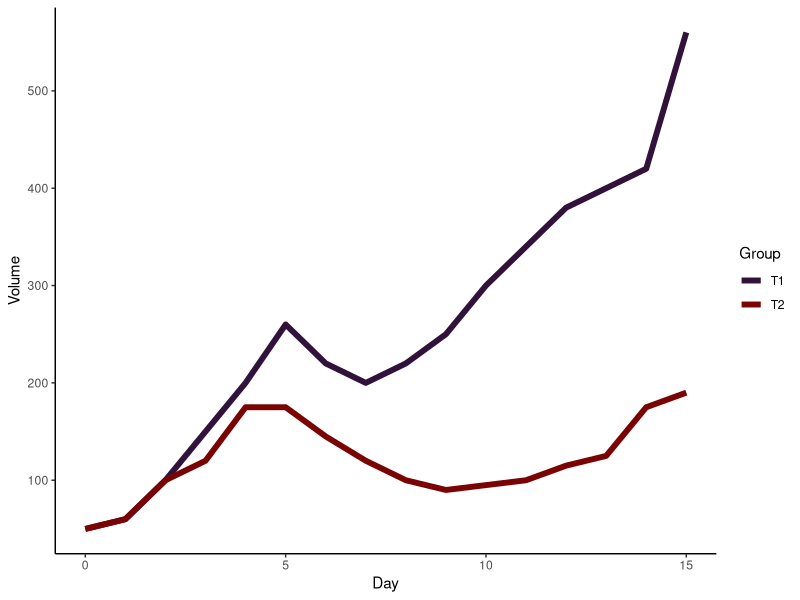
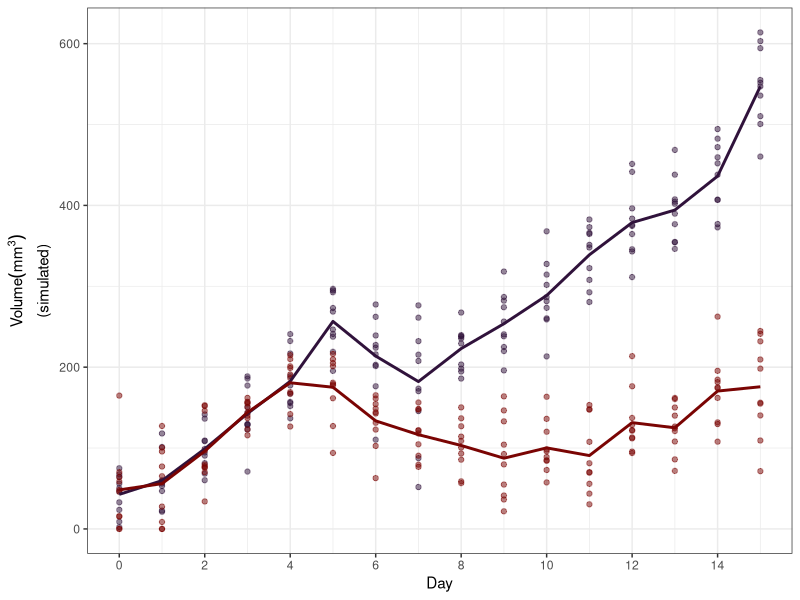

Source code (R) for these figures, in order: (Note: this script raises an error after producing the figures.)
## Data follows the trends from:
## A Near-Infrared Phosphorescent
## Nanoprobe Enables Quantitative, Longitudinal Imaging of
## Tumor Hypoxia Dynamics during Radiotherapy
## --
## Zheng et. al.
## doi: 10.1158/0008-5472.CAN-19-0530

# required libraries
library(here)
library(ggplot2)
library(tidyverse)
library(mgcv)
library(patchwork)
library(viridis)
#####
data<-read.csv(here("data","tumor_data.csv")) #read data, mean tumor volume trend
data$Group<-as.factor(data$Group) #make Group a factor

#plot data
ggplot(data,aes(x=Day,y=Volume,group=Group,color=Group))+
    geom_line(size=2)+
    theme_classic()+
    scale_colour_viridis_d(option="turbo",end=1)

#This function simulates data for the tumor data using default parameters of 10 observations per timepoint (as in the
# paper)and Standard deviation (sd) of ~15%.
#Because tumor volume cannot go below 0%, data is  generated with a cutoff value of 0.0001 (the "StO2_sim")

simulate_data <- function(dat, n = 10, sd = 15) {
    dat_sim <- dat %>%
        slice(rep(1:n(), each = n)) %>%
        group_by(Group, Day) %>%
        mutate(
            Vol_sim = pmax(rnorm(n, Volume, sd), 0.0001),
            subject=rep(1:10),
            subject=factor(paste(subject, Group, sep = "-"))
        ) %>%
        ungroup()

    return(dat_sim)
}

n <- 10 #number of observations (from paper)
sd <- 40 #mm3 approximate sd from paper
dat_sim <- simulate_data(data, n, sd)
breaks_s<-c(0,2,4,6,8,10,12,14) #set tick marks

#plotting simulated data
ggplot(dat_sim, aes(x = Day, y = Vol_sim, color = Group)) +
    geom_point(show.legend=FALSE,size=1.5,alpha=0.5)+
    stat_summary(aes(y = Vol_sim,
                     group=Group),
                 fun=mean, geom="line",size=1,show.legend = FALSE)+
    labs(y=expression(atop(Volume (mm^3),'(simulated)')))+
    theme_classic()+
    theme(
        axis.text=element_text(size=22)
    )+
    scale_x_continuous(breaks=breaks_s)+
    theme_bw()+
    scale_colour_viridis_d(option="turbo",end=1)


##### fit GAM and rm-ANOVA

#GAM for tumor Volume: smooth over time for each group, 10 knots

gam1 <- gam(Vol_sim ~ Group+s(Day, by = Group, k = 10),
          method='REML',
          data  = dat_sim)



#linear model, a rm-ANOVA model for time, group and their interaction

lm1<-lm(Vol_sim ~ Day + Group + Day * Group, data = dat_sim)


#creates a dataframe using the length of the covariates for the GAM
gam_predict <- expand_grid(Group = factor(c("T1", "T2")),
                           Day = seq(0, 15, by = 0.1),
                           subject=factor(rep(1:10)))

#creates a dataframe using the length of the covariates for rm-ANOVA
lm_predict<-expand_grid(Group = factor(c("T1", "T2")),
                        Day = c(0:15),
                        subject=factor(rep(1:10)),
)
lm_predict$subject<-factor(paste(lm_predict$subject, lm_predict$Group, sep = "-"))

#adds the predictions to the grid and creates a confidence interval for GAM
gam_predict<-gam_predict%>%
    mutate(fit = predict(m1,gam_predict,se.fit = TRUE,type='response')$fit,
           se.fit = predict(m1, gam_predict,se.fit = TRUE,type='response')$se.fit)

#using lm
lm_predict<-lm_predict%>%
    mutate(fit = predict(lm1,lm_predict,se.fit = TRUE,type='response')$fit,
           se.fit = predict(lm1, lm_predict,se.fit = TRUE,type='response')$se.fit)

#plot smooths and confidence interval for GAM
f3<-ggplot(data=dat_sim, aes(x=Day, y=Vol_sim, group=Group)) +
    geom_point(aes(color=Group),size=1.5,alpha=0.5,show.legend = FALSE)+
    geom_ribbon(aes( x=Day,ymin=(fit - 2*se.fit),
                     ymax=(fit + 2*se.fit),
                     fill=Group
    ),
    alpha=0.3,
    data=gam_predict,
    show.legend=FALSE,
    inherit.aes=FALSE) +
    geom_line(aes(y=fit,
                  color=Group),
              size=1,data=gam_predict,
              show.legend = FALSE)+
    #facet_wrap(~Group)+
    labs(y=expression(atop("Tumor volume", (mm^3))))+
    scale_x_continuous(breaks=breaks_s)+
    theme_classic()+
    theme(
        axis.text=element_text(size=22)
    )+
    scale_colour_viridis_d(option="turbo",end=1)


#plot linear fit for rm-ANOVA
f4<-ggplot(data=dat_sim, aes(x=Day, y=Vol_sim, group=Group)) +
    geom_point(aes(color=Group),size=1.5,alpha=0.5,show.legend = FALSE)+
    geom_ribbon(aes( x=Day,ymin=(fit - 2*se.fit),
                     ymax=(fit + 2*se.fit),fill=Group),
                alpha=0.3,
                data=lm_predict,
                show.legend = FALSE,
                inherit.aes=FALSE) +
    geom_line(aes(y=fit,
                  color=Group),
              size=1,data=lm_predict,
              show.legend = FALSE)+
    #facet_wrap(~Group)+
    labs(y=expression(paste('Volume'(mm^3))))+
    scale_x_continuous(breaks=breaks_s)+
    theme_classic()+
    theme(
        axis.text=element_text(size=22)
    )+
    scale_colour_viridis_d(option="turbo",end=1)

#plot both models
f3+f4


